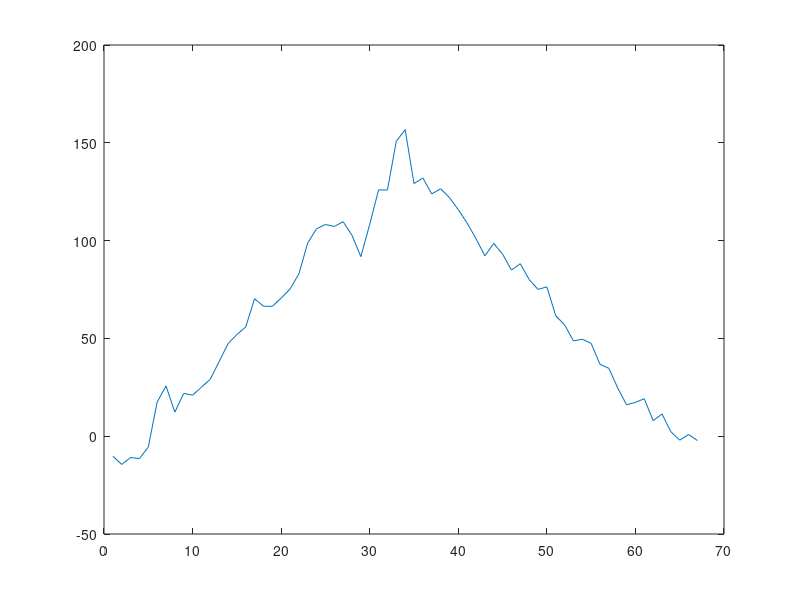
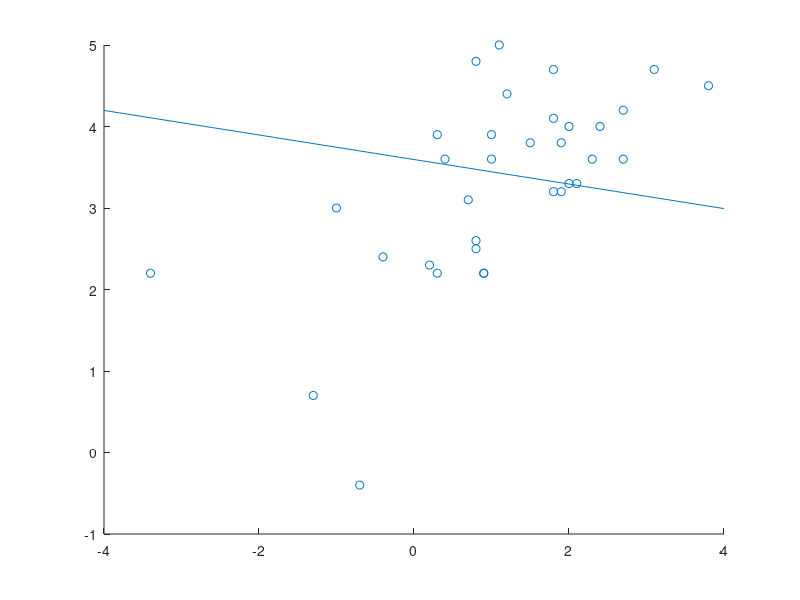

The MATLAB source for these figures, in order:
%2)a- solution
clc 
close all
load data2
oil = data(:,2);
eco = data(:,3);
z = xcorr(oil,eco);
figure;
plot(z)

% 2)b- solution
[m,n] = size(oil);
P = 0.70;
idx =  randperm(m);
Training_oil = oil(idx(1:round(P*m)),:);
Validation_oil = oil(idx(round(P*m)+1:end),:);
[m,n] = size(eco);
P = 0.70;
idx =  randperm(m);
Training_eco = eco(idx(1:round(P*m)),:);
Validation_eco = eco(idx(round(P*m)+1:end),:);

result = zeros(1,5);
for i=1:5
    fit = polyfit(Training_oil,Training_eco,i)
    est_val = polyval(fit,Validation_oil);
    SE = (Validation_eco-est_val).^2;
    SSE = sum(SE);
    result(i) = SSE;
end

[M,I] = min(result);
S= sprintf("The polynomial with degree %d,has the minimum SSE",I);
disp(S)

% I have tried with iteration limit 10 but each time I iterated the above code it gave me a
% different order for best fit.However degree '1' was most frequent when iteration limit was set to 5 so I
% assume that polynomial with degree '1' to have the best fit and proceeded
% with 2)c solution.

%2-c solution
figure;
scatter (oil,eco)
hold on;
fit = polyfit(Training_oil,Training_eco,1);
x = -4:0.1:4;
y = (x* fit(1)) + fit(2) ;
plot(x,y);
 y = polyval([fit(1) fit(2)], -0.995);
 Economic_growth = y
 
